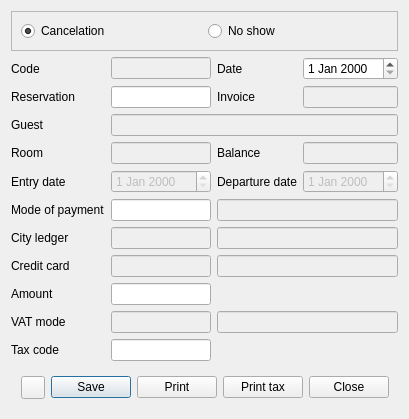
<?xml version="1.0" encoding="UTF-8"?>
<ui version="4.0">
 <class>DlgNoShow</class>
 <widget class="QDialog" name="DlgNoShow">
  <property name="geometry">
   <rect>
    <x>0</x>
    <y>0</y>
    <width>375</width>
    <height>388</height>
   </rect>
  </property>
  <property name="windowTitle">
   <string>Cancelation/No show fee</string>
  </property>
  <layout class="QGridLayout" name="gridLayout">
   <item row="1" column="0">
    <widget class="QLabel" name="label_9">
     <property name="text">
      <string>Code</string>
     </property>
    </widget>
   </item>
   <item row="1" column="1">
    <widget class="EQLineEdit" name="leCode">
     <property name="enabled">
      <bool>false</bool>
     </property>
     <property name="maximumSize">
      <size>
       <width>100</width>
       <height>16777215</height>
      </size>
     </property>
    </widget>
   </item>
   <item row="1" column="2">
    <widget class="QLabel" name="label">
     <property name="text">
      <string>Date</string>
     </property>
    </widget>
   </item>
   <item row="1" column="3">
    <widget class="EQDateEdit" name="deDate">
     <property name="maximumSize">
      <size>
       <width>100</width>
       <height>16777215</height>
      </size>
     </property>
    </widget>
   </item>
   <item row="2" column="0">
    <widget class="QLabel" name="label_2">
     <property name="text">
      <string>Reservation</string>
     </property>
    </widget>
   </item>
   <item row="2" column="1">
    <widget class="EQLineEdit" name="leReserve">
     <property name="enabled">
      <bool>true</bool>
     </property>
     <property name="maximumSize">
      <size>
       <width>100</width>
       <height>16777215</height>
      </size>
     </property>
    </widget>
   </item>
   <item row="2" column="2">
    <widget class="QLabel" name="label_3">
     <property name="text">
      <string>Invoice</string>
     </property>
    </widget>
   </item>
   <item row="2" column="3">
    <widget class="EQLineEdit" name="leInvoice">
     <property name="enabled">
      <bool>false</bool>
     </property>
     <property name="maximumSize">
      <size>
       <width>100</width>
       <height>16777215</height>
      </size>
     </property>
    </widget>
   </item>
   <item row="3" column="0">
    <widget class="QLabel" name="label_4">
     <property name="text">
      <string>Guest</string>
     </property>
    </widget>
   </item>
   <item row="4" column="0">
    <widget class="QLabel" name="label_5">
     <property name="text">
      <string>Room</string>
     </property>
    </widget>
   </item>
   <item row="4" column="1">
    <widget class="EQLineEdit" name="leRoom">
     <property name="enabled">
      <bool>false</bool>
     </property>
     <property name="maximumSize">
      <size>
       <width>100</width>
       <height>16777215</height>
      </size>
     </property>
    </widget>
   </item>
   <item row="6" column="0">
    <widget class="QLabel" name="label_6">
     <property name="text">
      <string>Entry date</string>
     </property>
    </widget>
   </item>
   <item row="6" column="1">
    <widget class="EQDateEdit" name="deEntry">
     <property name="enabled">
      <bool>false</bool>
     </property>
     <property name="maximumSize">
      <size>
       <width>100</width>
       <height>16777215</height>
      </size>
     </property>
    </widget>
   </item>
   <item row="6" column="2">
    <widget class="QLabel" name="label_7">
     <property name="text">
      <string>Departure date</string>
     </property>
    </widget>
   </item>
   <item row="6" column="3">
    <widget class="EQDateEdit" name="deDeparture">
     <property name="enabled">
      <bool>false</bool>
     </property>
     <property name="maximumSize">
      <size>
       <width>100</width>
       <height>16777215</height>
      </size>
     </property>
    </widget>
   </item>
   <item row="7" column="0">
    <widget class="QLabel" name="label_10">
     <property name="text">
      <string>Mode of payment</string>
     </property>
    </widget>
   </item>
   <item row="7" column="1">
    <widget class="EQLineEdit" name="lePaymentMode">
     <property name="maximumSize">
      <size>
       <width>100</width>
       <height>16777215</height>
      </size>
     </property>
    </widget>
   </item>
   <item row="7" column="2" colspan="2">
    <widget class="EQLineEdit" name="lePaymentName">
     <property name="enabled">
      <bool>false</bool>
     </property>
    </widget>
   </item>
   <item row="8" column="0">
    <widget class="QLabel" name="label_11">
     <property name="text">
      <string>City ledger</string>
     </property>
    </widget>
   </item>
   <item row="8" column="1">
    <widget class="EQLineEdit" name="leCLCode">
     <property name="enabled">
      <bool>false</bool>
     </property>
     <property name="maximumSize">
      <size>
       <width>100</width>
       <height>16777215</height>
      </size>
     </property>
    </widget>
   </item>
   <item row="8" column="2" colspan="2">
    <widget class="EQLineEdit" name="leCLName">
     <property name="enabled">
      <bool>false</bool>
     </property>
    </widget>
   </item>
   <item row="9" column="0">
    <widget class="QLabel" name="label_12">
     <property name="text">
      <string>Credit card</string>
     </property>
    </widget>
   </item>
   <item row="9" column="1">
    <widget class="EQLineEdit" name="leCardCode">
     <property name="enabled">
      <bool>false</bool>
     </property>
     <property name="maximumSize">
      <size>
       <width>100</width>
       <height>16777215</height>
      </size>
     </property>
    </widget>
   </item>
   <item row="9" column="2" colspan="2">
    <widget class="EQLineEdit" name="leCardName">
     <property name="enabled">
      <bool>false</bool>
     </property>
    </widget>
   </item>
   <item row="10" column="0">
    <widget class="QLabel" name="label_8">
     <property name="text">
      <string>Amount</string>
     </property>
    </widget>
   </item>
   <item row="10" column="1">
    <widget class="EQLineEdit" name="leAmount">
     <property name="maximumSize">
      <size>
       <width>100</width>
       <height>16777215</height>
      </size>
     </property>
    </widget>
   </item>
   <item row="11" column="0">
    <widget class="QLabel" name="label_13">
     <property name="text">
      <string>VAT mode</string>
     </property>
    </widget>
   </item>
   <item row="11" column="1">
    <widget class="EQLineEdit" name="leVATCode">
     <property name="enabled">
      <bool>false</bool>
     </property>
     <property name="minimumSize">
      <size>
       <width>100</width>
       <height>0</height>
      </size>
     </property>
     <property name="maximumSize">
      <size>
       <width>100</width>
       <height>16777215</height>
      </size>
     </property>
    </widget>
   </item>
   <item row="11" column="2" colspan="2">
    <widget class="EQLineEdit" name="leVATName">
     <property name="enabled">
      <bool>false</bool>
     </property>
    </widget>
   </item>
   <item row="12" column="0">
    <widget class="QLabel" name="Taxcode">
     <property name="text">
      <string>Tax code</string>
     </property>
    </widget>
   </item>
   <item row="12" column="1">
    <widget class="EQLineEdit" name="leTaxCode">
     <property name="maximumSize">
      <size>
       <width>100</width>
       <height>16777215</height>
      </size>
     </property>
     <property name="readOnly">
      <bool>true</bool>
     </property>
    </widget>
   </item>
   <item row="13" column="0" colspan="4">
    <widget class="QWidget" name="widget" native="true">
     <layout class="QHBoxLayout" name="horizontalLayout">
      <item>
       <spacer name="horizontalSpacer">
        <property name="orientation">
         <enum>Qt::Horizontal</enum>
        </property>
        <property name="sizeHint" stdset="0">
         <size>
          <width>105</width>
          <height>20</height>
         </size>
        </property>
       </spacer>
      </item>
      <item>
       <widget class="QToolButton" name="btnLog">
        <property name="text">
         <string/>
        </property>
        <property name="icon">
         <iconset resource="res.qrc">
          <normaloff>:/images/tracking.png</normaloff>:/images/tracking.png</iconset>
        </property>
       </widget>
      </item>
      <item>
       <widget class="QPushButton" name="btnSave">
        <property name="text">
         <string>Save</string>
        </property>
       </widget>
      </item>
      <item>
       <widget class="QPushButton" name="btnPrint">
        <property name="text">
         <string>Print</string>
        </property>
       </widget>
      </item>
      <item>
       <widget class="QPushButton" name="btnPrintTax">
        <property name="enabled">
         <bool>true</bool>
        </property>
        <property name="text">
         <string>Print tax</string>
        </property>
       </widget>
      </item>
      <item>
       <widget class="QPushButton" name="btnClose">
        <property name="text">
         <string>Close</string>
        </property>
       </widget>
      </item>
      <item>
       <spacer name="horizontalSpacer_2">
        <property name="orientation">
         <enum>Qt::Horizontal</enum>
        </property>
        <property name="sizeHint" stdset="0">
         <size>
          <width>104</width>
          <height>20</height>
         </size>
        </property>
       </spacer>
      </item>
     </layout>
    </widget>
   </item>
   <item row="3" column="1" colspan="3">
    <widget class="EQLineEdit" name="leGuest">
     <property name="enabled">
      <bool>false</bool>
     </property>
     <property name="maximumSize">
      <size>
       <width>16777215</width>
       <height>16777215</height>
      </size>
     </property>
    </widget>
   </item>
   <item row="0" column="0" colspan="4">
    <widget class="QFrame" name="frame">
     <property name="frameShape">
      <enum>QFrame::StyledPanel</enum>
     </property>
     <property name="frameShadow">
      <enum>QFrame::Raised</enum>
     </property>
     <layout class="QHBoxLayout" name="horizontalLayout_2">
      <item>
       <widget class="QRadioButton" name="rbCancelation">
        <property name="text">
         <string>Cancelation</string>
        </property>
        <property name="checked">
         <bool>true</bool>
        </property>
       </widget>
      </item>
      <item>
       <widget class="QRadioButton" name="rbNoShow">
        <property name="text">
         <string>No show</string>
        </property>
       </widget>
      </item>
     </layout>
    </widget>
   </item>
   <item row="4" column="2">
    <widget class="QLabel" name="label_14">
     <property name="text">
      <string>Balance</string>
     </property>
    </widget>
   </item>
   <item row="4" column="3">
    <widget class="EQLineEdit" name="leBalance">
     <property name="enabled">
      <bool>false</bool>
     </property>
     <property name="maximumSize">
      <size>
       <width>100</width>
       <height>16777215</height>
      </size>
     </property>
     <property name="readOnly">
      <bool>true</bool>
     </property>
    </widget>
   </item>
  </layout>
 </widget>
 <customwidgets>
  <customwidget>
   <class>EQLineEdit</class>
   <extends>QLineEdit</extends>
   <header location="global">eqlineedit.h</header>
   <slots>
    <signal>customButtonClicked(bool)</signal>
   </slots>
  </customwidget>
  <customwidget>
   <class>EQDateEdit</class>
   <extends>QDateEdit</extends>
   <header location="global">eqdateedit.h</header>
  </customwidget>
 </customwidgets>
 <resources>
  <include location="res.qrc"/>
 </resources>
 <connections/>
</ui>
